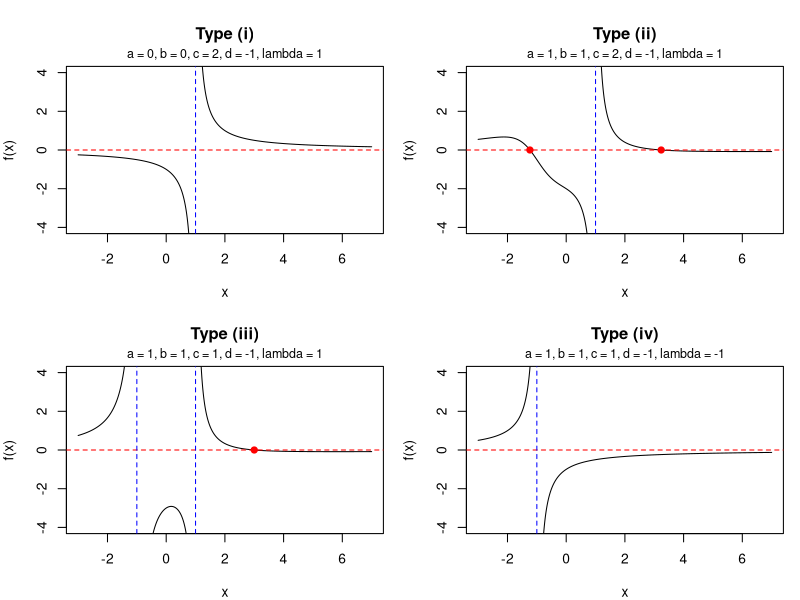

The R source for this figure:
# function
f <- function(x, n1 = 1, n2 = 1,
              a, b, c, d, lambda) {
  
  den1 <- x + d / lambda
  den2 <- a * x^2 + 2 * b * x + c
  
  y <- n1 / den1 -
    (n1 + n2) * (a * x + b) / den2
  
  # remove points very close to singularities
  y[abs(den1) < 1e-3] <- NA
  y[abs(den2) < 1e-3] <- NA
  
  y
}


# find zeros
get_zeros <- function(n1 = 1, n2 = 1,
                      a, b, c, d, lambda,
                      tol = 1e-8) {
  
  # coefficients of A*x^2 + B*x + C = 0
  A <- n1 * a - (n1 + n2) * a
  
  B <- 2 * n1 * b -
    (n1 + n2) * (a * d / lambda + b)
  
  C <- n1 * c -
    (n1 + n2) * b * d / lambda
  
  # candidate roots
  roots <- numeric(0)
  
  if (abs(A) < tol) {
    
    if (abs(B) >= tol) {
      roots <- -C / B
    }
    
  } else {
    
    delta <- B^2 - 4 * A * C
    
    if (delta >= -tol) {
      
      # numerical protection
      delta <- max(delta, 0)
      
      roots <- c(
        (-B - sqrt(delta)) / (2 * A),
        (-B + sqrt(delta)) / (2 * A)
      )
    }
  }
  
  if (length(roots) == 0)
    return(numeric(0))
  
  # ------------------------------------------------
  # IMPORTANT:
  # remove roots outside the domain of original f(x)
  # ------------------------------------------------
  
  den1 <- roots + d / lambda
  den2 <- a * roots^2 + 2 * b * roots + c
  
  valid <- abs(den1) > tol &
    abs(den2) > tol
  
  roots <- roots[valid]
  
  # remove duplicated roots
  unique(round(roots, 10))
}

## to plot
# x range
x <- seq(-3, 7, length.out = 10000)


# four cases
pars <- list(
  
  list(
    type = "Type (i)",
    a = 0, b = 0, c = 2,
    d = -1, lambda = 1
  ),
  
  list(
    type = "Type (ii)",
    a = 1, b = 1, c = 2,
    d = -1, lambda = 1
  ),
  
  list(
    type = "Type (iii)",
    a = 1, b = 1, c = 1,
    d = -1, lambda = 1
  ),
  
  list(
    type = "Type (iv)",
    a = 1, b = 1, c = 1,
    d = -1, lambda = -1
  )
)


par(mfrow = c(2, 2),
    mar = c(4, 4, 4, 1))


for (p in pars) {
  
  y <- f(
    x,
    n1 = 1,
    n2 = 1,
    a = p$a,
    b = p$b,
    c = p$c,
    d = p$d,
    lambda = p$lambda
  )
  
  # Prevent huge values from messing up the graph scale
  y[abs(y) > 10] <- NA
  
  plot(
    x, y,
    type = "l",
    xlim = c(-3, 7),
    ylim = c(-4, 4),
    xlab = "x",
    ylab = "f(x)",
    main = p$type
  )
  
  # horizontal line y = 0
  abline(
    h = 0,
    col = "red",
    lty = 2
  )
  
  # singularity from x + d/lambda = 0
  pole1 <- -p$d / p$lambda
  
  abline(
    v = pole1,
    col = "blue",
    lty = 2
  )
  
  # roots of ax^2 + 2bx + c
  if (p$a != 0) {
    
    delta <- (2 * p$b)^2 -
      4 * p$a * p$c
    
    if (delta >= 0) {
      
      roots <- c(
        (-2*p$b + sqrt(delta)) / (2*p$a),
        (-2*p$b - sqrt(delta)) / (2*p$a)
      )
      
      for (r in unique(round(roots, 10))) {
        
        # 避免和已有 pole 重复画线
        if (abs(r - pole1) > 1e-8) {
          abline(
            v = r,
            col = "blue",
            lty = 2
          )
        }
      }
    }
  }
  
  # zeros
  zeros <- get_zeros(
    n1 = 1,
    n2 = 1,
    a = p$a,
    b = p$b,
    c = p$c,
    d = p$d,
    lambda = p$lambda
  )
  
  if (length(zeros) > 0) {
    
    # only show zeros in xlim
    zeros <- zeros[
      zeros >= -3 &
        zeros <= 7
    ]
    
    points(
      zeros,
      rep(0, length(zeros)),
      col = "red",
      pch = 19
    )
  }
  
  # parameter subtitle
  mtext(
    sprintf(
      "a = %g, b = %g, c = %g, d = %g, lambda = %g",
      p$a, p$b, p$c, p$d, p$lambda
    ),
    side = 3,
    line = 0.3,
    cex = 0.75
  )
}
